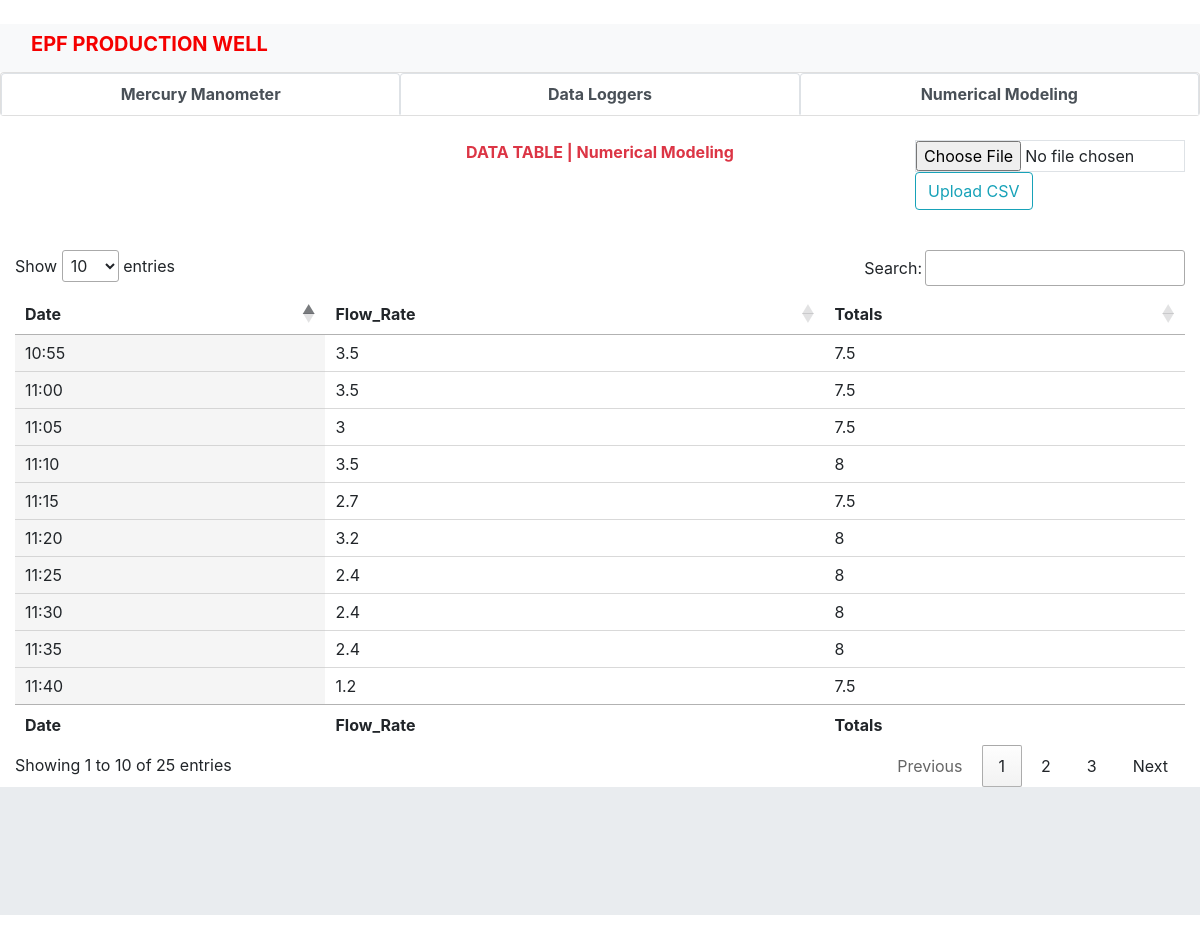
Screenshot of /numerical_modeling/ with the database file from the repository.
### numericalModeling/models.py (models this page shows, shortened)
class NumericalModelingTable(models.Model):
    Date = models.CharField(max_length=50)
    Flow_Rate = models.CharField(max_length=50)
    Totals = models.CharField(max_length=50)
    objects = models.Manager()  # The default manager
    class Meta:
        verbose_name_plural = "NumericalModelingTable"

### numericalModeling/views.py (the view)
# urls.py: path('', views.index_view, name='index'),
def index_view(request):
    fields = ('Date', 'Flow_Rate', 'Totals')
    if request.method == 'POST' and request.FILES['numericalModeling']:
        my_file = request.FILES['numericalModeling']
        file_name = my_file.name
        title = 'Numerical Modeling'
        save_url = (settings.MEDIA_ROOT + 'numericalModeling/').replace('\\','/')
        file_url = (save_url + file_name).replace('\\', '/')
        if file_name.endswith('.csv'):
            if os.path.isfile(file_url):
                information = 'DUPLICATE! A file with the name "'+file_name+'" already savd before. Please consider renamming your file and try again.'
            else:
                FileSystemStorage(location=save_url).save(file_name, my_file)
                information = file_name+' successfully uploaded'
                with open(file_url, "r") as csv_file:
                    reader = csv.reader(csv_file)
                    for row in reader:
                        csv_dict = dict(zip(fields, row))
                        NumericalModelingTable(**csv_dict).save()
                    information = title+' table data successfully updated'
        else:
            information = 'NON CSV FILE! The file "'+file_name+'" is not a csv file. Consider using .csv files only.'
        context = {
            'information': information,
            'title': title,
        }
        content_type = None
        return render(request, 'base/success.html', context, content_type)
    else:
        all_data = NumericalModelingTable.objects.all()
        context = {
            'all_data': all_data,
            'fields': fields,
            'title': 'Numerical Modeling',
        }
        content_type = None
        return render(request, 'numericalModeling/index.html', context, content_type)

### numericalModeling/templates/numericalModeling/index.html (shortened to what this page needs)
{% extends 'base/base.html' %}
{% load static %}
{% block body %}
<div class="container-fluid">
    <div class="row">
        <div class="col-12 col-sm-6 col-md-5 col-lg-4 col-xl-3">
        </div>
        <div class="col-12 col-sm-6 col-md-4 col-lg-4 col-xl-6">
            <div class="text-center text-danger">
                <b>DATA TABLE | {{title}}</b>
            </div>
        </div>
        <div class="col-12 col-sm-12 col-md-3 col-lg-4 col-xl-3">
            <form method="post" enctype="multipart/form-data">
                <input type="file" name='numericalModeling' class="form-control-file border">
                <button type="submit" class="btn btn-outline-info">Upload CSV</button>
            </form>
        </div>
    </div>
</div>
<br>
<div class="container-fluid">
    <table id="example" class="row-border hover order-column" style="width:100%">
        <thead>
            <tr>
                <th>Date</th>
                <th>Flow_Rate</th>
                <th>Totals</th>
            </tr>
        </thead>
        <tbody>
            {% if all_data %}
            {% for data in all_data %}
            <tr>
                <td>{{data.Date}}</td>
                <td>{{data.Flow_Rate}}</td>
                <td>{{data.Totals}}</td>
            </tr>
            {% endfor %}
            {% else %}
            <div class="text-*-center">
                <strong> No data in the {{title}} database </strong>
            </div>
            {% endif %}
        </tbody>
        <tfoot>
            <tr>
                <th>Date</th>
                <th>Flow_Rate</th>
                <th>Totals</th>
            </tr>
        </tfoot>
    </table>
</div>
{% endblock body %}

### rows the page displays
NumericalModelingTable: Date "10:55", Flow_Rate "3.5", Totals "7.5"
NumericalModelingTable: Date "11:00", Flow_Rate "3.5", Totals "7.5"
NumericalModelingTable: Date "11:05", Flow_Rate "3", Totals "7.5"
NumericalModelingTable: Date "11:10", Flow_Rate "3.5", Totals "8"
NumericalModelingTable: Date "11:15", Flow_Rate "2.7", Totals "7.5"
NumericalModelingTable: Date "11:20", Flow_Rate "3.2", Totals "8"
NumericalModelingTable: Date "11:25", Flow_Rate "2.4", Totals "8"
NumericalModelingTable: Date "11:30", Flow_Rate "2.4", Totals "8"
NumericalModelingTable: Date "11:35", Flow_Rate "2.4", Totals "8"
NumericalModelingTable: Date "11:40", Flow_Rate "1.2", Totals "7.5"

### other values shown
{{ title }} "Numerical Modeling"
